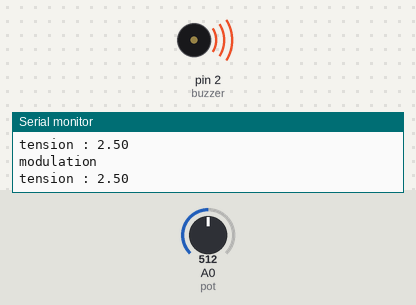
Bench run of a sketch on a simulated Arduino Uno, built with avr-gcc and run on an emulated ATmega328P. Shown: buzzer (waves = sounding), the last lines printed to the serial monitor. Inputs (shaded band) come from the test bench; at power-on: A0 (pot) = 512.

Above: at 1.2 s.
1.3 s: A0 (pot) set to 716
At 1.8 s:
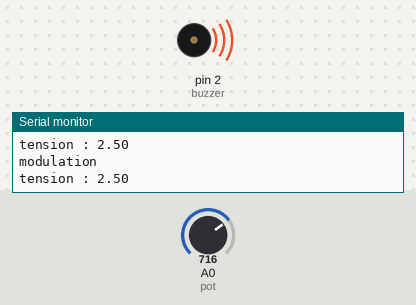
3.9 s: A0 (pot) set to 306
At 4.6 s:
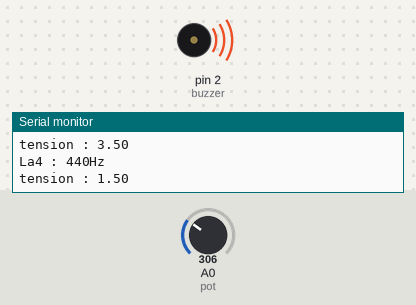
Timing chart, 0 to 6.9 s (numbered marks = the images above; inputs shaded):
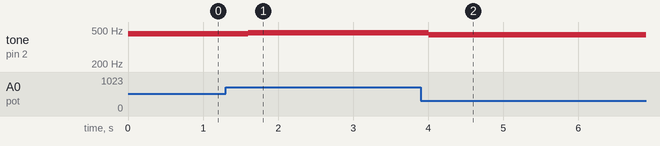

Measured:
- after the input at 1.3 s, tone on pin 2 (buzzer): 453 Hz → 466 Hz after 0.30 s
- after the input at 3.9 s, tone on pin 2 (buzzer): 466 Hz → 440 Hz after 0.11 s

The sketch:

Buzzer_Potentiometre__1_.ino
```cpp
//COPPIN Léna PeiP2 G4
//Programme permettant de produire une note avec une fréquence choisie (avec un buzzer)
//et de l'altérée lors d'un changement de résistance et donc de tension
//Il doit afficher la tension envoyée au buzzer et le nom ainsi que la fréquence de la note jouée

//Variables
const int buzzer  = 2;
const int pot = 0;
int bit_value = 0.0;
float real_tension = 0.0;


void setup() {
  Serial.begin(9600);
  pinMode(buzzer,OUTPUT);
  Serial.println("Initialisation du système");
}

void loop() {
  bit_value = analogRead(pot);
  real_tension = bit_value / 204.6;

//  if(real_tension < 0.2){
//    digitalWrite(buzzer, LOW);
//  }
//à modifier pour couper le son du buzzer à real_tension < 0.2
//(et non 0 car marge d'erreur de 0,2V due à des perturbations dans l'air)

  if((real_tension >= 0,2) && (real_tension < 1.5)){
  tone(buzzer, 440);
  delay(400);
  Serial.println("La4 : 440Hz");
  }

  if((real_tension >= 1.5) && (real_tension <3)){
  tone(buzzer, 453);
  delay(400);
  Serial.println("modulation");
  }

  if((real_tension >= 3) && (real_tension <5)){
  tone(buzzer, 466);
  delay(400);
  Serial.println("La#4 : 466Hz");
  }

  Serial.print("tension : ");
  Serial.println(real_tension);
}
```
